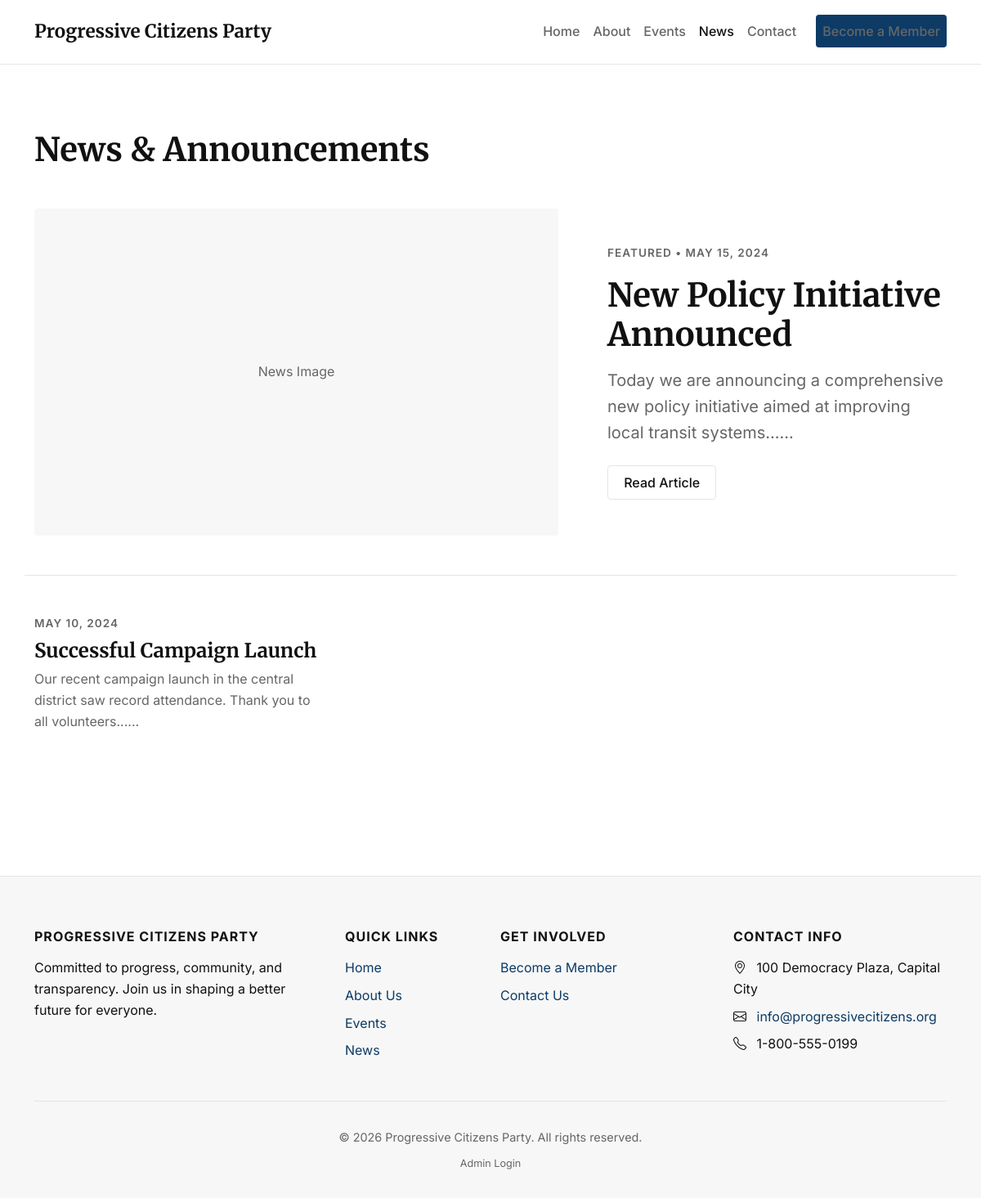
Page /news.php on the committed database.
### tables this page shows
CREATE TABLE `settings` (
  `id` int(11) NOT NULL,
  `setting_key` varchar(50) NOT NULL,
  `setting_value` text DEFAULT NULL
);

CREATE TABLE `news` (
  `id` int(11) NOT NULL,
  `title` varchar(200) NOT NULL,
  `content` text NOT NULL,
  `image` varchar(255) DEFAULT NULL,
  `published_at` datetime NOT NULL,
  `created_at` timestamp NOT NULL DEFAULT current_timestamp()
);

### includes/functions.php (called while the page is built, shortened)
<?php
function h($string) {
    return htmlspecialchars((string)$string, ENT_QUOTES, 'UTF-8');
}
function format_date($date, $format = 'F j, Y') {
    $d = new DateTime($date);
    return $d->format($format);
}
function get_setting($conn, $key) {
    $stmt = $conn->prepare("SELECT setting_value FROM settings WHERE setting_key = ?");
    $stmt->bind_param("s", $key);
    $stmt->execute();
    $result = $stmt->get_result();
    if ($row = $result->fetch_assoc()) {
        return $row['setting_value'];
    }
    return null;
}

### news.php (the view, shortened to what this page needs)
<?php
require_once 'includes/header.php';
require_once 'includes/navbar.php';
$news_stmt = $conn->query("SELECT id, title, content, image, published_at FROM news WHERE published_at <= NOW() ORDER BY published_at DESC");
$news_items = $news_stmt->fetch_all(MYSQLI_ASSOC);
?>
<main>
    <section class="section-padding">
        <div class="container">
            <h1 class="mb-5 text-center text-md-start">News & Announcements</h1>
            <?php if (empty($news_items)): ?>
                <p class="text-muted fs-5 py-4 text-center text-md-start">No news articles have been published yet.</p>
            <?php else: ?>
                                <?php $featured = $news_items[0]; ?>
                <div class="row align-items-center mb-5 pb-5 border-bottom gy-4">
                    <div class="col-lg-7">
                        <?php if ($featured['image']): ?>
                            <a href="<?= BASE_URL ?>news-detail.php?id=<?= $featured['id'] ?>">
                                <img src="<?= BASE_URL . h($featured['image']) ?>" alt="<?= h($featured['title']) ?>" class="img-fluid" style="width:100%; border-radius: var(--border-radius-md);">
                            </a>
                        <?php else: ?>
                            <div class="bg-surface d-flex align-items-center justify-content-center" style="height: 400px; border-radius: var(--border-radius-md);">
                                <span class="text-muted">News Image</span>
                            </div>
                        <?php endif; ?>
                    </div>
                    <div class="col-lg-5 ps-lg-5">
                        <div class="editorial-date mb-3">Featured &bull; <?= format_date($featured['published_at']) ?></div>
                        <h2 class="mb-3 display-6 font-serif fw-bold"><a href="<?= BASE_URL ?>news-detail.php?id=<?= $featured['id'] ?>" class="text-reset text-decoration-none"><?= h($featured['title']) ?></a></h2>
                        <p class="fs-5 text-muted mb-4"><?= h(substr($featured['content'], 0, 200)) ?>...</p>
                        <a href="<?= BASE_URL ?>news-detail.php?id=<?= $featured['id'] ?>" class="btn btn-outline-primary">Read Article</a>
                    </div>
                </div>
                                <?php if (count($news_items) > 1): ?>
                    <div class="row gy-5">
                        <?php for($i = 1; $i < count($news_items); $i++): $news = $news_items[$i]; ?>
                            <div class="col-6 col-lg-4">
                                <div class="news-item">
                                    <div class="editorial-date mb-2"><?= format_date($news['published_at']) ?></div>
                                    <h4 class="mb-2"><a href="<?= BASE_URL ?>news-detail.php?id=<?= $news['id'] ?>" class="text-decoration-none text-reset"><?= h($news['title']) ?></a></h4>
                                    <p class="text-muted"><?= h(substr($news['content'], 0, 120)) ?>...</p>
                                </div>
                            </div>
                        <?php endfor; ?>
                    </div>
                <?php endif; ?>
            <?php endif; ?>
        </div>
    </section>
</main>
<?php require_once 'includes/footer.php'; ?>

### includes/navbar.php (shortened to what this page needs)
<?php
$current_page = basename($_SERVER['PHP_SELF']);
?>
<nav class="navbar navbar-expand-lg sticky-top">
    <div class="container">
        <a class="navbar-brand" href="<?= BASE_URL ?>">
            <?= h(get_setting($conn, 'party_name') ?? APP_NAME) ?>
        </a>
        <div class="collapse navbar-collapse" id="mainNavbar">
            <ul class="navbar-nav ms-auto mb-2 mb-lg-0">
                <li class="nav-item">
                    <a class="nav-link <?= $current_page == 'index.php' ? 'active' : '' ?>" href="<?= BASE_URL ?>">Home</a>
                </li>
                <li class="nav-item">
                    <a class="nav-link <?= $current_page == 'about.php' ? 'active' : '' ?>" href="<?= BASE_URL ?>about.php">About</a>
                </li>
                <li class="nav-item">
                    <a class="nav-link <?= $current_page == 'events.php' ? 'active' : '' ?>" href="<?= BASE_URL ?>events.php">Events</a>
                </li>
                <li class="nav-item">
                    <a class="nav-link <?= $current_page == 'news.php' ? 'active' : '' ?>" href="<?= BASE_URL ?>news.php">News</a>
                </li>
                <li class="nav-item">
                    <a class="nav-link <?= $current_page == 'contact.php' ? 'active' : '' ?>" href="<?= BASE_URL ?>contact.php">Contact</a>
                </li>
                <li class="nav-item ms-lg-3">
                    <a class="btn btn-primary nav-link text-white" href="<?= BASE_URL ?>membership.php">Become a Member</a>
                </li>
            </ul>
        </div>
    </div>
</nav>

### includes/footer.php (shortened to what this page needs)
    <footer class="site-footer">
        <div class="container">
            <div class="row gy-4">
                <div class="col-lg-4 col-md-6">
                    <h5 class="mb-3"><?= h(get_setting($conn, 'party_name') ?? APP_NAME) ?></h5>
                    <p>Committed to progress, community, and transparency. Join us in shaping a better future for everyone.</p>
                </div>
                <div class="col-lg-2 col-md-6">
                    <h5 class="mb-3">Quick Links</h5>
                    <ul class="list-unstyled">
                        <li class="mb-2"><a href="<?= BASE_URL ?>">Home</a></li>
                        <li class="mb-2"><a href="<?= BASE_URL ?>about.php">About Us</a></li>
                        <li class="mb-2"><a href="<?= BASE_URL ?>events.php">Events</a></li>
                        <li class="mb-2"><a href="<?= BASE_URL ?>news.php">News</a></li>
                    </ul>
                </div>
                <div class="col-lg-3 col-md-6">
                    <h5 class="mb-3">Get Involved</h5>
                    <ul class="list-unstyled">
                        <li class="mb-2"><a href="<?= BASE_URL ?>membership.php">Become a Member</a></li>
                        <li class="mb-2"><a href="<?= BASE_URL ?>contact.php">Contact Us</a></li>
                    </ul>
                </div>
                <div class="col-lg-3 col-md-6">
                    <h5 class="mb-3">Contact Info</h5>
                    <ul class="list-unstyled">
                        <li class="mb-2"><i class="bi bi-geo-alt me-2"></i> <?= h(get_setting($conn, 'office_address')) ?></li>
                        <li class="mb-2"><i class="bi bi-envelope me-2"></i> <a href="mailto:<?= h(get_setting($conn, 'contact_email')) ?>"><?= h(get_setting($conn, 'contact_email')) ?></a></li>
                        <li class="mb-2"><i class="bi bi-telephone me-2"></i> <?= h(get_setting($conn, 'contact_phone')) ?></li>
                    </ul>
                </div>
            </div>
            <div class="footer-bottom text-center">
                <p class="mb-0">&copy; <?= date('Y') ?> <?= h(get_setting($conn, 'party_name') ?? APP_NAME) ?>. All rights reserved.</p>
                <div class="mt-2">
                    <small><a href="<?= BASE_URL ?>admin/login.php" class="text-muted text-decoration-none">Admin Login</a></small>
                </div>
            </div>
        </div>
    </footer>
</body>
</html>

### assets/css/style.css (style rules this page uses)
:root { --bg-color: #ffffff; --text-color: #111111; --text-muted: #666666; --border-color: #e5e5e5; --surface-color: #f7f7f7; --primary-color: #0d3b66; --font-sans: 'Inter', -apple-system, BlinkMacSystemFont, "Segoe UI", Roboto, "Helvetica Neue", Arial, sans-serif; --font-serif: 'Merriweather', Georgia, "Times New Roman", serif; --border-radius-sm: 2px; --border-radius-md: 4px; --border-radius-lg: 6px; }
body { background-color: var(--bg-color); color: var(--text-color); font-family: var(--font-sans); line-height: 1.6; -webkit-font-smoothing: antialiased; margin: 0; padding: 0; }
h1, h2, h3, h4, h5, h6 { font-family: var(--font-serif); font-weight: 700; color: var(--text-color); margin-bottom: 1rem; line-height: 1.2; }
a { color: var(--primary-color); text-decoration: none; transition: color 0.2s ease; }
.text-muted { color: var(--text-muted) !important; }
.bg-surface { background-color: var(--surface-color) !important; }
.border-bottom { border-bottom-color: var(--border-color) !important; }
.btn { border-radius: var(--border-radius-md); padding: 0.5rem 1.2rem; font-weight: 500; transition: all 0.2s ease; text-transform: none; }
.btn-primary { background-color: var(--primary-color); border-color: var(--primary-color); color: #ffffff; }
.btn-outline-primary { color: var(--text-color); border: 1px solid var(--border-color); background: transparent; }
.navbar { background-color: var(--bg-color); border-bottom: 1px solid var(--border-color); padding: 1rem 0; }
.navbar-brand { font-family: var(--font-serif); font-weight: bold; color: var(--text-color) !important; font-size: 1.4rem; }
.nav-link { color: var(--text-muted) !important; font-weight: 500; }
.nav-link:hover, .nav-link.active { color: var(--text-color) !important; }
.section-padding { padding: 4rem 0; }
.editorial-date { font-family: var(--font-sans); font-size: 0.85rem; text-transform: uppercase; letter-spacing: 1px; color: var(--text-muted); margin-bottom: 0.5rem; font-weight: 600; }
.news-item { margin-bottom: 2rem; }
.site-footer { background-color: var(--surface-color); border-top: 1px solid var(--border-color); padding: 4rem 0 2rem; margin-top: 4rem; }
.site-footer h5 { font-family: var(--font-sans); font-size: 1rem; text-transform: uppercase; letter-spacing: 1px; margin-bottom: 1.5rem; }
.site-footer ul { padding-left: 0; list-style: none; }
.site-footer ul li { margin-bottom: 0.8rem; }
.footer-bottom { border-top: 1px solid var(--border-color); padding-top: 2rem; margin-top: 2rem; font-size: 0.9rem; color: var(--text-muted); }
@media (min-width: 768px) { .section-padding { padding: 5rem 0; } }

### rows in the picture
settings: setting_value "Progressive Citizens Party", setting_value "PROGRESSIVE CITIZENS PARTY"
news: published_at "MAY 15, 2024", title "New Policy Initiative Announced", content "Today we are announcing a comprehensive new policy initiative aimed at improving local transit systems..."
news: published_at "MAY 10, 2024", title "Successful Campaign Launch", content "Our recent campaign launch in the central district saw record attendance. Thank you to all volunteers..."
settings: setting_value "100 Democracy Plaza, Capital City"
settings: setting_value "info@progressivecitizens.org"
settings: setting_value "1-800-555-0199"
